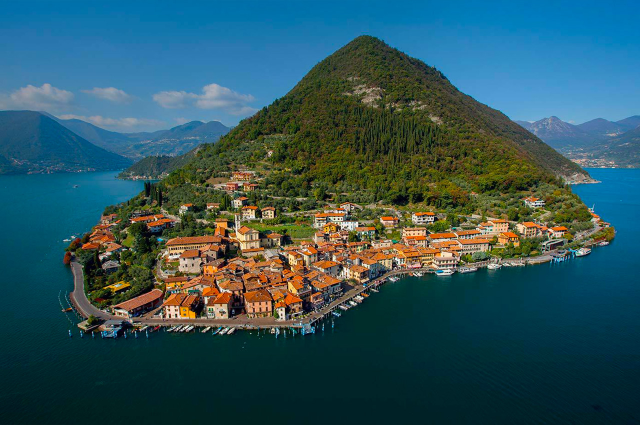
#> input picture Week 1 - Calcolo Matriciale con NumPy e calcolo approssimato di funzioni continue/1.12 IMG.jpg, 1280 x 850 px, found by its file name (shown at 1/2 size)
$ jupyter execute '1.12 Problemi ed algoritmi fondamentali dell ALN_Exs.ipynb'
#> lines starting #> are read from the running program, lines starting #| are printed output that depends on the picture
# Esercizi - Problemi ed algoritmi fondamentali dell'Algebra Lineare Numerica

[cell 1]
import numpy as np
import scipy.linalg as slin
import matplotlib.pyplot as plt
import time
from timeit import timeit, default_timer

### Soluzione di un sistema linear con molti membri destri:

[cell 2]
n = 1000
A = np.random.rand(n,n)
# costruiamo un insieme di "r" membri destri (vettori b) che organizziamo
# in colonne della matrice "B":
r = 70
B = np.random.rand(n,r)

# 1 Risolviamo gli "r" sistemi con np.linalg.solve:
x1 = np.zeros((n,r))

t_i = default_timer()
for i in range(r):
    x1[:,i] = np.linalg.solve(A, B[:,i])
#endfor
t_f = default_timer()
print("Tempo di esecuzione con solve = ", t_f - t_i, "s")

# 2 Oppure con LU e sostituzioni.
x2 = np.zeros((n,r))

t_i = default_timer()
P,L,U = slin.lu(A)
Pinv = np.linalg.inv(P)
for i in range(r):
    y = slin.solve_triangular(L, Pinv @ B[:,i], lower=True, unit_diagonal= True)
    x2[:,i] = slin.solve_triangular(U, y)
#endfor
t_f = default_timer()
print("Tempo di esecuzione con LU = ", t_f - t_i, "s")

# 3 O con il metodo "np.linalg.solve" che prevede anche questa modalità:
t_i = default_timer()
x3 = np.linalg.solve(A, B)
t_f = default_timer()
print("Tempo di esecuzione con solve multiplo = ", t_f - t_i, "s")

print('''
==> è evidente che con membro destro multiplo conviene fare una
    fattorizzazione LU e poi risolvere due sistemi triangolari
    per ogni membro destro. Infatti è quello che fa "np.linalg.solve"
    se per membro destro gli diamo una matrice.
''')
print('verifica: ||x1 - x2|| = ',np.linalg.norm(x1-x2))
print('          ||x2 - x3|| = ',np.linalg.norm(x2-x3))
print('          ||x1 - x3|| = ',np.linalg.norm(x1-x3))

### Vediamo ora la dipendenza della soluzione ai minimi quadrati dal valore singolare più piccolo:

[cell 3]
# costruiamo una matrice rettangolare con un valore singolare molto piccolo,
# dalla sua SVD:
m = 100;  n = 12
U,tmp = np.linalg.qr(np.random.rand(m,m)); U = U[:,0:n]
V,tmp = np.linalg.qr(np.random.rand(n,n))
Sigma = np.arange(1.0,0.0,-1./n)
b = np.random.rand(m)

# vediamo che la norma-2 della soluzione dipende dal sigma_min:
for sm in 10.**np.arange(-3,-14,-2):
    Sigma[-1] = sm
    A = U @ np.diag(Sigma) @ V.T
    xLS = np.linalg.lstsq(A, b, rcond=None)[0]
    print("sigma_min = ",Sigma[-1]," , ||xLS|| = ",np.linalg.norm(xLS))
#endfor

print('''
NB: questa è l'evidenza sperimentale di un risultato sancito da un teorema
''')

### Vediamo che moltiplicando una matrice per se stessa si converge all'autospazio dominante:

[cell 4]
# creiamo una matrice random nxn con autovalori prefissati:
n = 10
X,tmp = np.linalg.qr(np.random.rand(n,n))
D = np.diag(np.arange(0.5,0.5-n*0.1,-0.1))
A = X.T @ D @ X
# verifichiamo con "np.linalg.eig":
D,V = np.linalg.eig(A)
print("autovalori (ordinati) di A: ",np.sort(D))
print('''
==> possiamo verificare che gli autovalori sono tutti reali e distinti
    (come abbiamo deciso in fase di costuzione di A) e quello di modulo
    massimo è l'ultimo (l'ordinamento è ascendente).
''')

# Ora partiamo da un vettore casuale:
v = np.random.rand(n,1)
for k in range(15):
    v = A @ v
    # "v" approssima sempre meglio un elemento dell'autospazio dominante,
    # che qui sappaimo per costruzione avere dimensione uno,
    # e quindi approssimo il relativo autovalore mediante calcolo del
    # quoziente di Raileigh:
    stima_lambda = (v.T @ A @ v) / (v.T @ v)
    print('stima autovalore = ',stima_lambda)
#endfor
print('''
NB: questo è il metodo delle potenze, il più semplice metodo per l'approssimazione di autovalori/autospazi
''')

### Vediamo ora la decomposizione diadica in cui teniamo solo un sottoinsieme di termini (o equivalentemente "SVD-troncata") di un'immagine:

[cell 5]
import PIL.Image as Image

im = Image.open("1.12 IMG.JPG")
#> im is the input picture: PIL image 1280x850 RGB; mean R, G, B 46.4, 84.5, 91.2
im = im.convert("L")
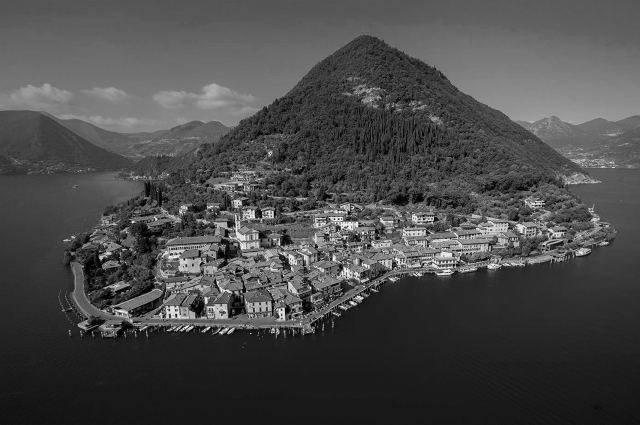
#> im: PIL image 1280x850 L (shown at 1/2 size); min 0, max 255, mean 73.9
print(im.format, im.size, im.mode)
#| None (1280, 850) L
#im.save("prova.png","L")
X = np.reshape(np.matrix(im.getdata()), (im.size[1],im.size[0]))
#X = X[100:800,160:1060]
print("X.shape =", X.shape)
#| X.shape = (850, 1280)
plt.figure(1); plt.imshow(X,'gray'); plt.title('immagine originaria');
plt.show()

[U,S,V]=np.linalg.svd(X,full_matrices=0); V = V.T
#> after `[U, S, V] = np.linalg.svd(X, full_matrices=0)`:
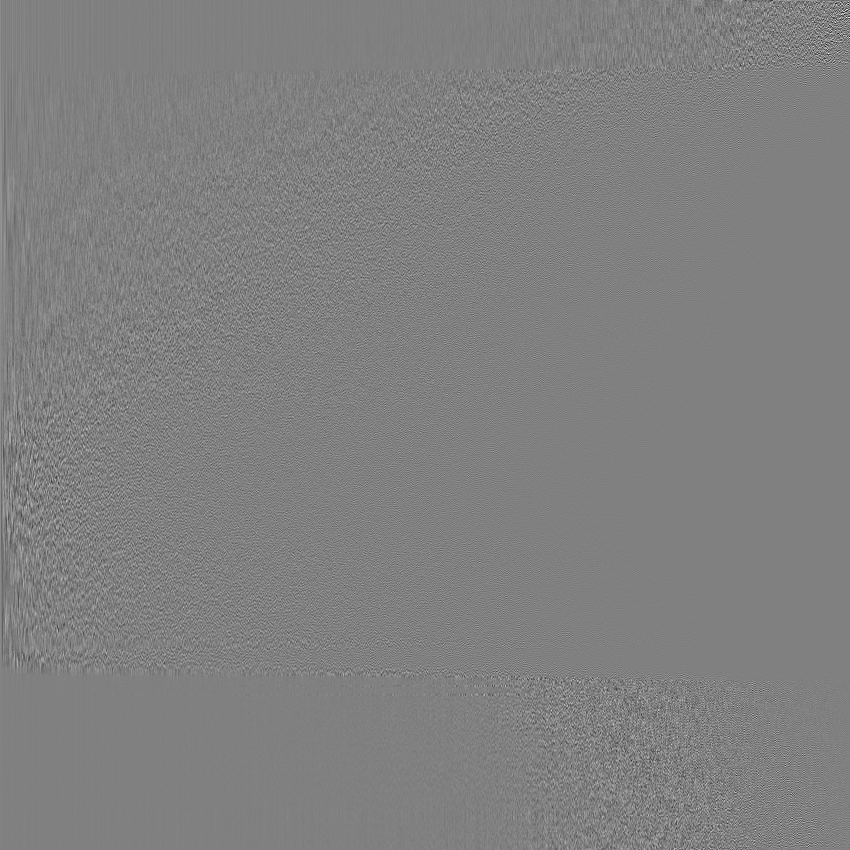
#> U: shape (850, 850) float64; min -0.418, max 0.412, mean 4.6e-05; drawn with min black and max white
#> after `[U, S, V] = np.linalg.svd(X, full_matrices=0)`:
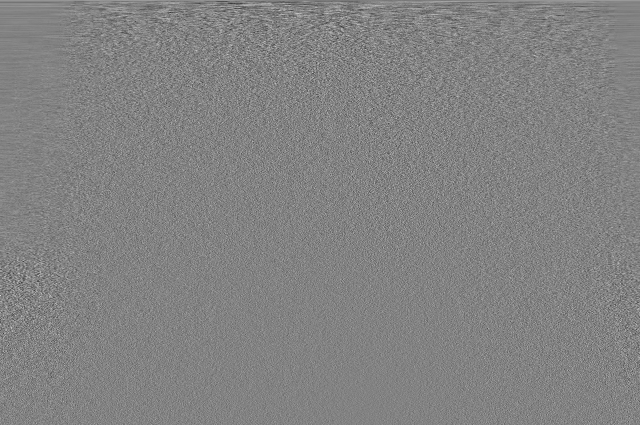
#> V: shape (850, 1280) float64 (shown at 1/2 size); min -0.166, max 0.158, mean 3.51e-05; drawn with min black and max white
#> after `[U, S, V] = np.linalg.svd(X, full_matrices=0)`: S = 850 values, max 83000.7 at index 0, min 2.4 at index 849, mean 613.9
#> after `V = V.T`:
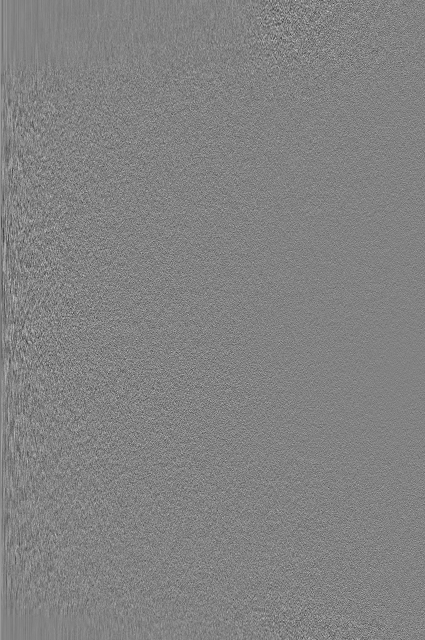
#> V: shape (1280, 850) float64 (shown at 1/2 size); min -0.166, max 0.158, mean 3.51e-05; drawn with min black and max white
S = np.diag(S)
i = 0
for k in [700, 200, 50, 30, 10]:
  i = i+1
  m = U.shape[0]; n = V.shape[1]
  plt.figure(i); plt.imshow(U[:,0:k]@S[0:k,0:k]@V[:,0:k].T,'gray')
  plt.title('fattore di compressione = 1 : ' + str(float(m*n)/float(m*k+k+k*n))); plt.show()
#> this loop made 5 passes
#> pass 1, `plt.title('fattore di compressione = 1 : ' + str(float(m * n) / float(`:
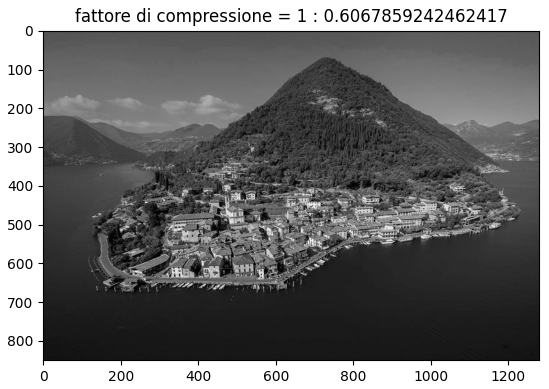
#> figure drawn by matplotlib, 1 panel
#> after the loop, i = 5
#endfor

print('''
==> si può notare che, anche con fattori di compressione molto elevati, si
    riconosce ancora il soggetto della foto.
''')
